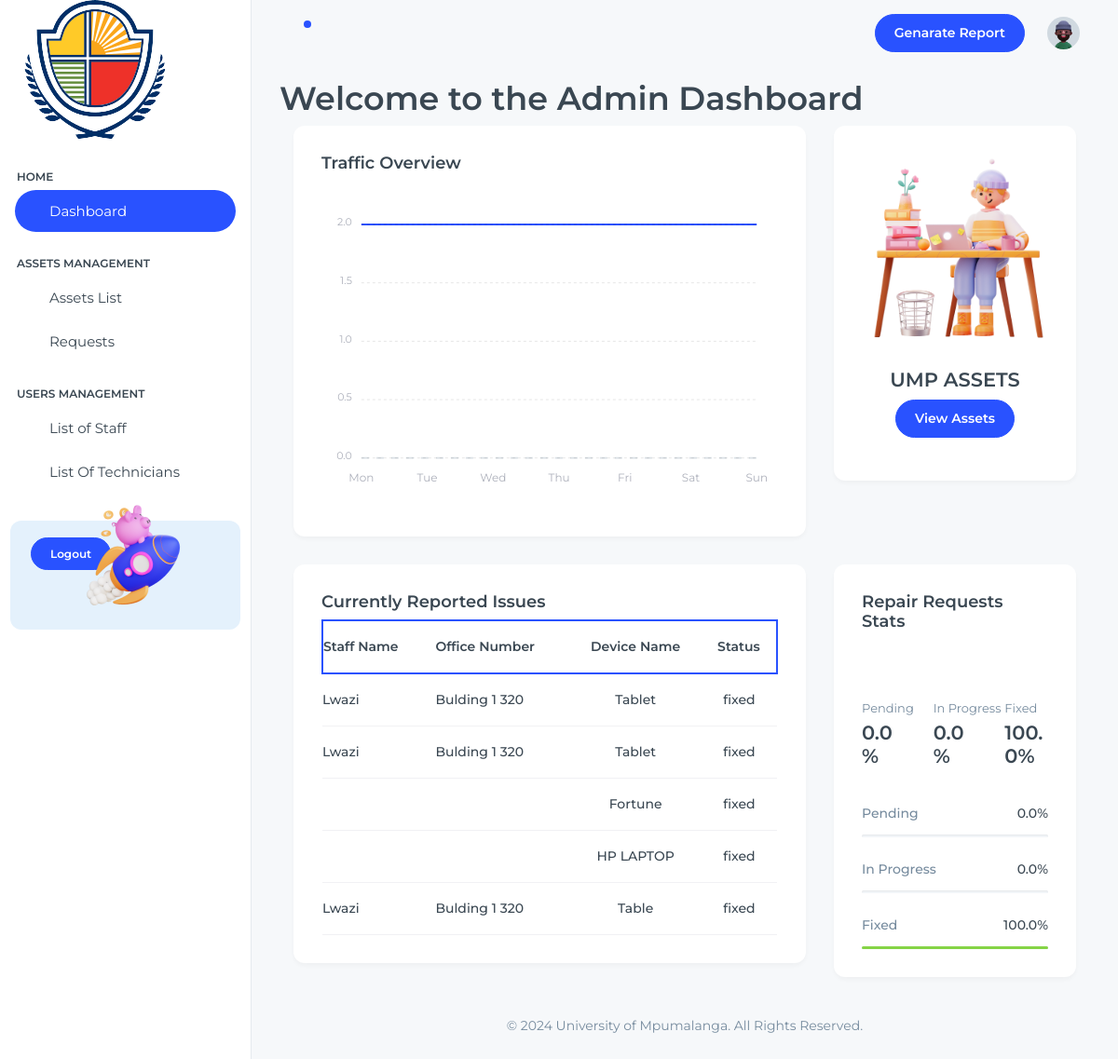
/administration/dashboard/ (signed in), run on the app's committed database.
### technician/models.py (models this page shows)
class RepairRequest(models.Model):
    asset = models.ForeignKey(Asset, on_delete=models.CASCADE)
    reported_date = models.DateField(auto_now_add=True)
    status = models.CharField(max_length=20, choices=[
        ('pending', 'Pending'),
        ('in_progress', 'In Progress'),
        ('fixed', 'Fixed')
    ])
    technician_notes = models.TextField(blank=True, null=True)
    staff_notes = models.TextField(blank=True, null=True, default="none")
    updated_at = models.DateTimeField(auto_now=True)

### administration/models.py (models this page shows, shortened)
class Asset(models.Model):
    name = models.CharField(max_length=100)
    university_barcode = models.CharField(max_length=50, unique=True)
    serial_number = models.CharField(max_length=50, unique=True)
    image = models.ImageField(upload_to='assets/images/')
    status = models.CharField(max_length=20, choices=[
        ('damaged', 'Damaged'),
        ('good condition', 'Good Condition'),
        ('fixed', 'Fixed'),
        ('missing', 'Missing')
    ])
    owner = models.ForeignKey(Staff, on_delete=models.SET_NULL, null=True, blank=True)

class Staff(models.Model):
    user = models.OneToOneField('auth_app.User', on_delete=models.CASCADE, blank=True, null=True)
    staff_number = models.CharField(max_length=100, unique=True)
    name = models.CharField(max_length=100)
    surname = models.CharField(max_length=100)
    national_id = models.CharField(max_length=50, blank=True, null=True)
    passport_number = models.CharField(max_length=50, blank=True, null=True)
    status = models.CharField(max_length=10, choices=[('active', 'Active'), ('not active', 'Not Active')])
    office = models.ForeignKey('administration.Office', on_delete=models.SET_NULL, null=True, blank=True)
    added_date = models.DateTimeField(default=now)  # Default to the current date and time
    email = models.EmailField()

class Office(models.Model):
    building_name = models.CharField(max_length=100, blank=True, null=True)  # Allow NULL values
    office_number = models.CharField(max_length=50, blank=True, null=True)

### administration/views.py (the view)
# urls.py: path('dashboard/', AdminDashboardView.as_view(), name='admin-dashboard'),
class AdminDashboardView(LoginRequiredMixin, TemplateView):
    template_name = "administration/pages/home/index.html"
    login_url = "/auth/login/"
    def dispatch(self, request, *args, **kwargs):
        if not request.user.is_authenticated or request.user.role != "admin":
            return redirect(self.login_url)
        return super().dispatch(request, *args, **kwargs)
    def get_context_data(self, **kwargs):
        context = super().get_context_data(**kwargs)
        today = timezone.now().date()
        new_users_last_week = []
        total_users_last_week = []
        for i in range(7):
            day = today - timezone.timedelta(days=i)
            new_users_count = User.objects.filter(date_joined__date=day).count()
            total_users_count = User.objects.filter(date_joined__date__lte=day).count()
            new_users_last_week.append(new_users_count)
            total_users_last_week.append(total_users_count)
        context['new_users_last_week'] = new_users_last_week[::-1]
        context['total_users_last_week'] = total_users_last_week[::-1]
        reported_issues = RepairRequest.objects.select_related('asset').order_by('-reported_date')[:5]
        technicians = User.objects.filter(role="technician")
        context['technicians'] = technicians
        context['reported_issues'] = reported_issues
        total_requests = RepairRequest.objects.count()
        if total_requests > 0:
            pending_count = RepairRequest.objects.filter(status='pending').count()
            in_progress_count = RepairRequest.objects.filter(status='in_progress').count()
            fixed_count = RepairRequest.objects.filter(status='fixed').count()
            context['repair_stats'] = {
                'pending': {
                    'count': pending_count,
                    'percentage': round((pending_count / total_requests) * 100, 1)
                },
                'in_progress': {
                    'count': in_progress_count,
                    'percentage': round((in_progress_count / total_requests) * 100, 1)
                },
                'fixed': {
                    'count': fixed_count,
                    'percentage': round((fixed_count / total_requests) * 100, 1)
                },
            }
        else:
            context['repair_stats'] = {
                'pending': {'count': 0, 'percentage': 0},
                'in_progress': {'count': 0, 'percentage': 0},
                'fixed': {'count': 0, 'percentage': 0},
            }
        return context

### administration/templates/administration/pages/home/index.html (shortened to what this page needs)
{% extends "administration/global/base.html" %}
{% load static %}
{% block content %}
<h1>Welcome to the Admin Dashboard</h1>
<div class="container-fluid">
        <div class="row">
            <div class="col-lg-8">
                <div class="card">
                    <div class="card-body">
                        <h5 class="card-title d-flex align-items-center gap-2 mb-4">
                            Traffic Overview
                        </h5>
                        <div id="traffic-overview"></div>
                    </div>
                </div>
        </div>
        <div class="col-lg-4">
          <div class="card">
            <div class="card-body text-center">
              <img src="{% static 'administration/assets/images/backgrounds/product-tip.png' %}" alt="image" class="img-fluid" width="205">
              <h4 class="mt-7">UMP ASSETS</h4>
                <a href="{% url 'assets' %}" class="btn btn-primary mb-3">View Assets</a>
            </div>
          </div>
        </div>
        <div class="col-lg-8">
            <div class="card">
                <div class="card-body">
                    <h5 class="card-title">Currently Reported Issues</h5>
                    <div class="table-responsive">
                        <table class="table text-nowrap align-middle mb-0">
                            <thead>
                                <tr class="border-2 border-bottom border-primary">
                                    <th scope="col" class="ps-0">Staff Name</th>
                                    <th scope="col">Office Number</th>
                                    <th scope="col" class="text-center">Device Name</th>
                                    <th scope="col" class="text-center">Status</th>
                                </tr>
                            </thead>
                            <tbody class="table-group-divider">
                                {% for issue in reported_issues %}
                                <tr>
                                    <th scope="row" class="ps-0 fw-medium">
                                        <span class="table-link1 text-truncate d-block">{{ issue.asset.owner.name }}</span>
                                    </th>
                                    <td>
                                        <a href="javascript:void(0)" class="link-primary text-dark fw-medium d-block">
                                            {{ issue.asset.owner.office.building_name }} {{ issue.asset.owner.office.office_number }}
                                        </a>
                                    </td>
                                    <td class="text-center fw-medium">{{ issue.asset.name }}</td>
                                    <td class="text-center fw-medium">{{ issue.status }}</td>
                                </tr>
                                {% empty %}
                                <tr>
                                    <td colspan="4" class="text-center">No reported issues</td>
                                </tr>
                                {% endfor %}
                            </tbody>
                        </table>
                    </div>
                </div>
            </div>
        </div>
        <div class="col-lg-4">
    <div class="card">
        <div class="card-body">
            <h5 class="card-title d-flex align-items-center gap-2 mb-5 pb-3">
                Repair Requests Stats
            </h5>
            <div class="row">
                <div class="col-4">
                    <span class="fs-11 mt-2 d-block text-nowrap">Pending</span>
                    <h4 class="mb-0 mt-1">{{ repair_stats.pending.percentage }}%</h4>
                </div>
                <div class="col-4">
                    <span class="fs-11 mt-2 d-block text-nowrap">In Progress</span>
                    <h4 class="mb-0 mt-1">{{ repair_stats.in_progress.percentage }}%</h4>
                </div>
                <div class="col-4">
                    <span class="fs-11 mt-2 d-block text-nowrap">Fixed</span>
                    <h4 class="mb-0 mt-1">{{ repair_stats.fixed.percentage }}%</h4>
                </div>
            </div>
            <div class="vstack gap-4 mt-7 pt-2">
                <div>
                    <div class="hstack justify-content-between">
                        <span class="fs-3 fw-medium">Pending</span>
                        <h6 class="fs-3 fw-medium text-dark lh-base mb-0">{{ repair_stats.pending.percentage }}%</h6>
                    </div>
                    <div class="progress mt-6" role="progressbar" aria-label="Pending Repairs">
                    </div>
                </div>
                <div>
                    <div class="hstack justify-content-between">
                        <span class="fs-3 fw-medium">In Progress</span>
                        <h6 class="fs-3 fw-medium text-dark lh-base mb-0">{{ repair_stats.in_progress.percentage }}%</h6>
                    </div>
                    <div class="progress mt-6" role="progressbar" aria-label="In Progress Repairs">
                    </div>
                </div>
                <div>
                    <div class="hstack justify-content-between">
                        <span class="fs-3 fw-medium">Fixed</span>
                        <h6 class="fs-3 fw-medium text-dark lh-base mb-0">{{ repair_stats.fixed.percentage }}%</h6>
                    </div>
                    <div class="progress mt-6" role="progressbar" aria-label="Fixed Repairs">
                        <div class="progress-bar bg-success" style="width: {{ repair_stats.fixed.percentage }}%"></div>
                    </div>
                </div>
            </div>
        </div>
    </div>
</div>
{% endblock %}

### data on the page
RepairRequest: asset.owner.name "Lwazi", asset.owner.office.building_name "Bulding 1", asset.owner.office.office_number "320", asset.name "Tablet", status "fixed"
RepairRequest: asset.owner.name "Lwazi", asset.owner.office.building_name "Bulding 1", asset.owner.office.office_number "320", asset.name "Tablet", status "fixed"
RepairRequest: asset.name "Fortune", status "fixed"
RepairRequest: asset.name "HP LAPTOP", status "fixed"
RepairRequest: asset.owner.name "Lwazi", asset.owner.office.building_name "Bulding 1", asset.owner.office.office_number "320", asset.name "Table", status "fixed"

### other printed values
{{ repair_stats.pending.percentage }} "0.0"
{{ repair_stats.in_progress.percentage }} "0.0"
{{ repair_stats.fixed.percentage }} "100.0"
